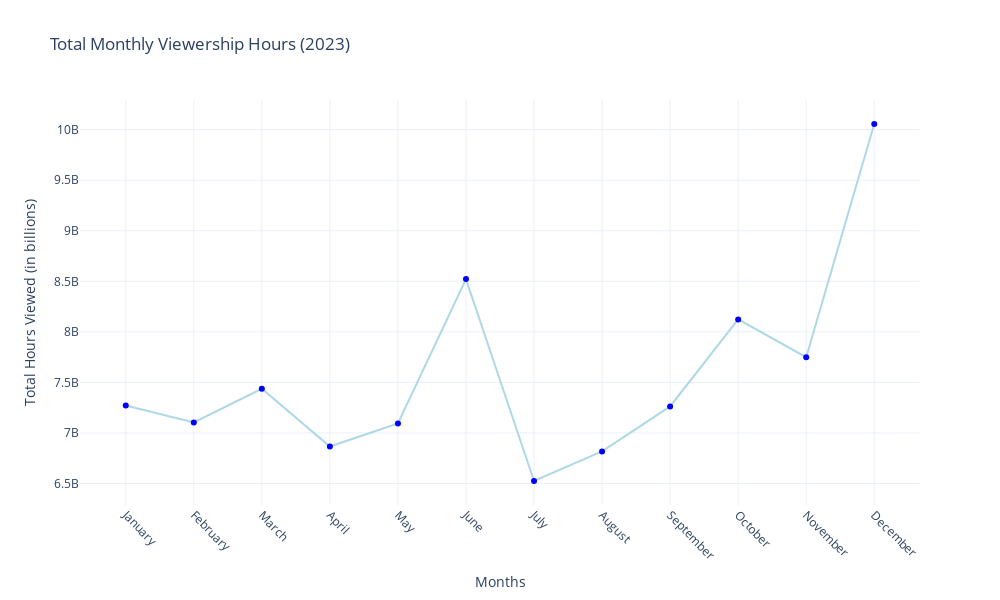

This figure's notebook cell:
### Code cell
fig = go.Figure(data=[
    go.Scatter(
        x=monthly_viewership.index,
        y=monthly_viewership.values,
        mode='lines+markers',
        marker=dict(color='blue'),
        line=dict(color='lightblue')
    )
])


fig.update_layout(
    title='Total Monthly Viewership Hours (2023)',
    xaxis_title='Months',
    yaxis_title='Total Hours Viewed (in billions)',
    xaxis_tickangle=45,
    height=600,
    width=1000
)

### Figure 1 — Plotly figure (JSON) as saved in the notebook; plotly's stock layout.template omitted (floating-point values rounded to 4 significant figures)
{"data": [{"line": {"color": "lightblue"}, "marker": {"color": "blue"}, "mode": "lines+markers", "type": "scatter", "x": ["January", "February", "March", "April", "May", "June", "July", "August", "September", "October", "November", "December"], "y": [7271600000, 7103700000, 7437100000, 6865700000, 7094600000, 8522000000, 6524800000, 6817800000, 7262200000, 8123200000, 7749500000, 10055800000]}], "layout": {"height": 600, "title": {"text": "Total Monthly Viewership Hours (2023)"}, "width": 1000, "xaxis": {"tickangle": 45, "title": {"text": "Months"}}, "yaxis": {"title": {"text": "Total Hours Viewed (in billions)"}}}}
